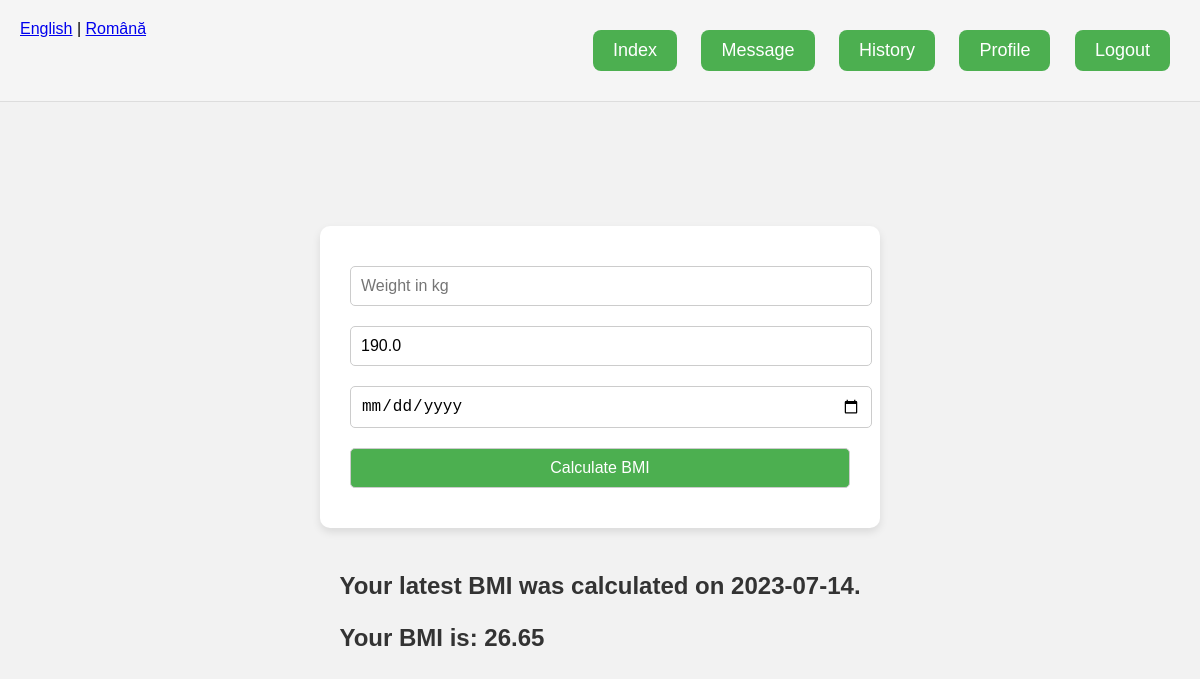
The app's page /index (signed in) with its own data.
### database.py (models this page shows)
class UserProfile(db.Model):
    id = db.Column(db.Integer, primary_key=True)
    user_id = db.Column(db.Integer, db.ForeignKey('user.id'), nullable=False)
    name = db.Column(db.String(100), nullable=False)
    height = db.Column(db.Float, nullable=False)
    age = db.Column(db.Integer, nullable=False)
    gender = db.Column(db.String(10), nullable=False)
    activity_level = db.Column(db.String(10), nullable=False)

### BMIRecord.py (models this page shows, shortened)
class BMIRecord(db.Model):
    id = db.Column(db.Integer, primary_key=True)
    bmi = db.Column(db.Float, nullable=False)
    weight = db.Column(db.Float, nullable=False)  # New field
    height = db.Column(db.Float, nullable=False)  # New field
    user_id = db.Column(db.Integer, db.ForeignKey('user.id'), nullable=False)
    date = db.Column(db.DateTime, default=datetime.utcnow)

### app.py (the view, shortened to what this page needs)
@app.route('/index', methods=['GET', 'POST'])
@login_required
def index():
    profile = UserProfile.query.filter_by(user_id=current_user.id).first()
    height = profile.height if profile else None
    bmi_record = BMIRecord.query.filter_by(user_id=current_user.id).order_by(BMIRecord.date.desc()).first()
    bmi = bmi_record.bmi if bmi_record else None
    recommendation = ''
    return render_template('index.html', bmi=bmi, recommendation=recommendation, bmi_record=bmi_record, height=height)

### app.py (called while the page is built)
def get_locale():
    return session.get('lang', 'en')

@login_manager.user_loader
def load_user(user_id):
    return User.query.get(int(user_id))

### templates/index.html (shortened to what this page needs)
{% extends "base.html" %}
{% block content %}
<div class="container">
    <form action="/index" method="post">
        <input type="number" name="weight" step="0.1" placeholder="{{ _('Weight in kg') }}" required>
        <input type="number" name="height" placeholder="{{ _('Height in cm') }}" value="{{ height }}" required>
        <input type="date" name="previous_date" placeholder="{{ _('Previous Date') }}">
        <input type="submit" value="{{ _('Calculate BMI') }}">
    </form>
    <div class="result">
        {% if bmi %}
            {% if bmi_record %}
                <p>{{ _('Your latest BMI was calculated on') }} {{ bmi_record.date.strftime('%Y-%m-%d') }}.</p>
            {% endif %}
            <p>{{ _('Your BMI is:') }} {{ bmi }}</p>
        {% endif %}
    </div>
</div>
{% endblock %}

### static/styles.css (style rules this page uses)
body { font-family: Arial, sans-serif; background-color: #f2f2f2; margin: 0; padding: 0; height: 100vh; display: flex; flex-direction: column; }
.container { flex-grow: 1; display: flex; flex-direction: column; justify-content: center; align-items: center; padding: 20px; }
form { background-color: #ffffff; padding: 30px; border-radius: 10px; box-shadow: 0 4px 8px rgba(0, 0, 0, 0.1); text-align: center; width: 100%; max-width: 500px; }
input { margin: 10px 0; padding: 10px; font-size: 16px; border-radius: 5px; border: 1px solid #ccc; width: 100%; }
input[type="submit"] { background-color: #4CAF50; color: white; cursor: pointer; }
p { font-size: 24px; font-weight: bold; color: #333; }
.result { margin-top: 20px; }
body { font-family: Arial, sans-serif; }

### records on screen
UserProfile: height "190.0"
BMIRecord: date "2023-07-14", bmi "26.65"
